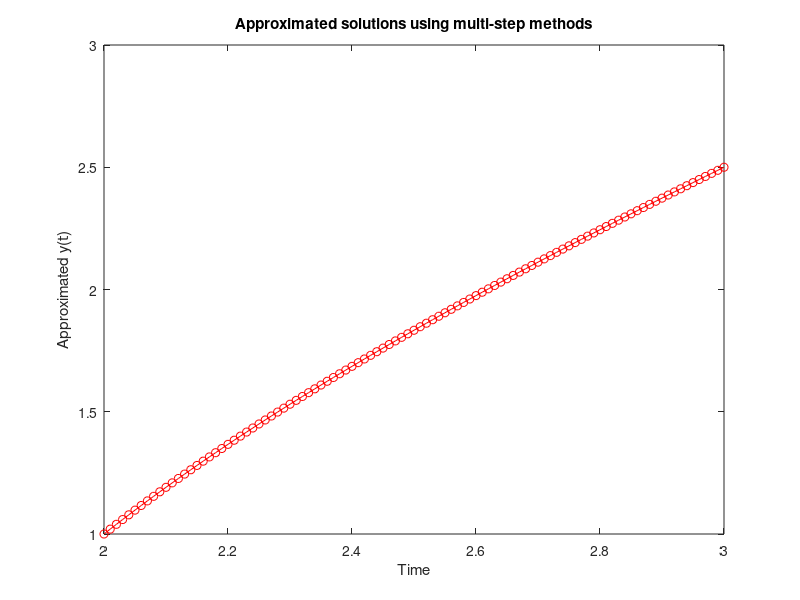

Write the MATLAB code that produced this figure.
% Ali Heydari
% Getting a reference solution
% Math 231: Final Project

k = 2:.01:3;

f = @(t,y) 1 + (t - y)^2
y_2 = 1;

% to set the absolute and relative tolerance to 10^-13
odeset('RelTol', 1e-13, 'AbsTol', 1e-13);


[time sol] = ode45(f,k,y_2);


plot(time,sol,'r-o');
xlabel("Time");
ylabel("Approximated y(t)")
title("Approximated solutions using multi-step methods");